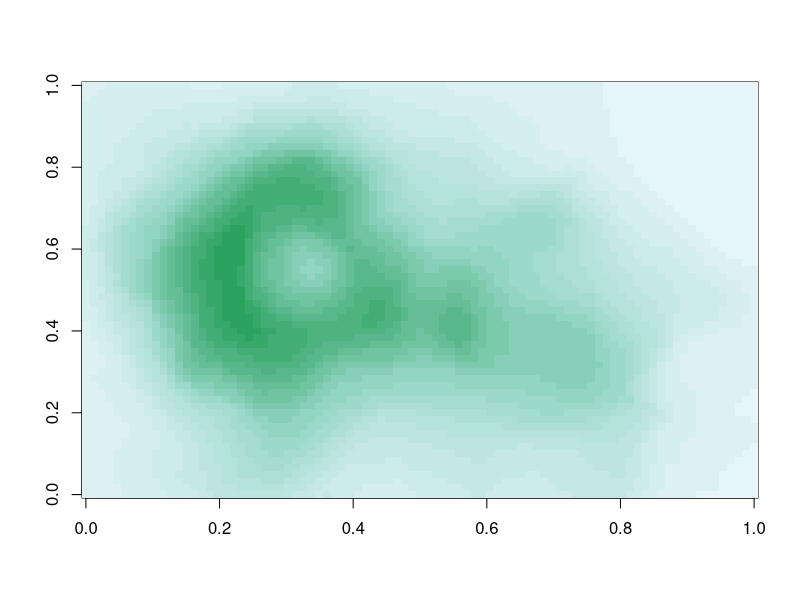
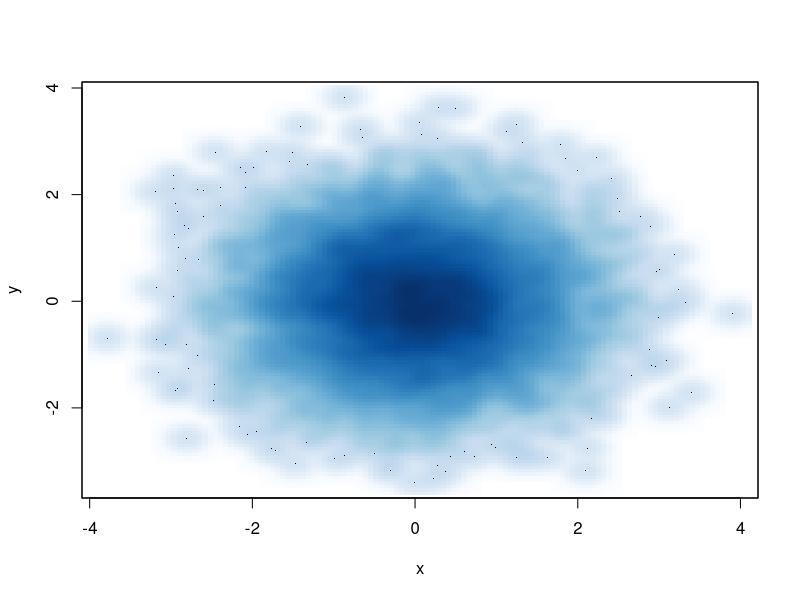
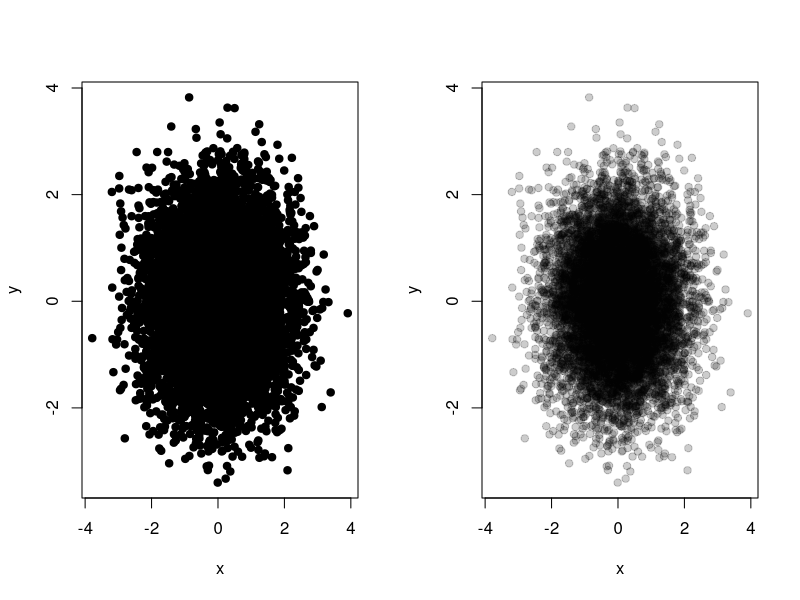

Reproduce these figures in R, in order.
## ---- chunk 1
pal <- colorRamp(c("red", "blue"))
pal(0)
pal(0.5)
pal(1)
pal(seq(0, 1, len=10))
## ---- chunk 2
pal <- colorRampPalette(c("red", "yellow", "black"))
pal(2)
pal(30)
## ---- chunk 3
library(RColorBrewer)
cols <- brewer.pal(3, "BuGn")
cols
pal <- colorRampPalette(cols)
image(volcano, col=pal(20))
## ---- chunk 4
x <- rnorm(10000)
y <- rnorm(10000)
smoothScatter(x, y) # reflects density of distribution
## ---- chunk 5
par(mfrow=c(1,2))
plot(x, y, pch=19) # blotchy
plot(x, y, col=rgb(0, 0, 0, 0.2), pch=19)
